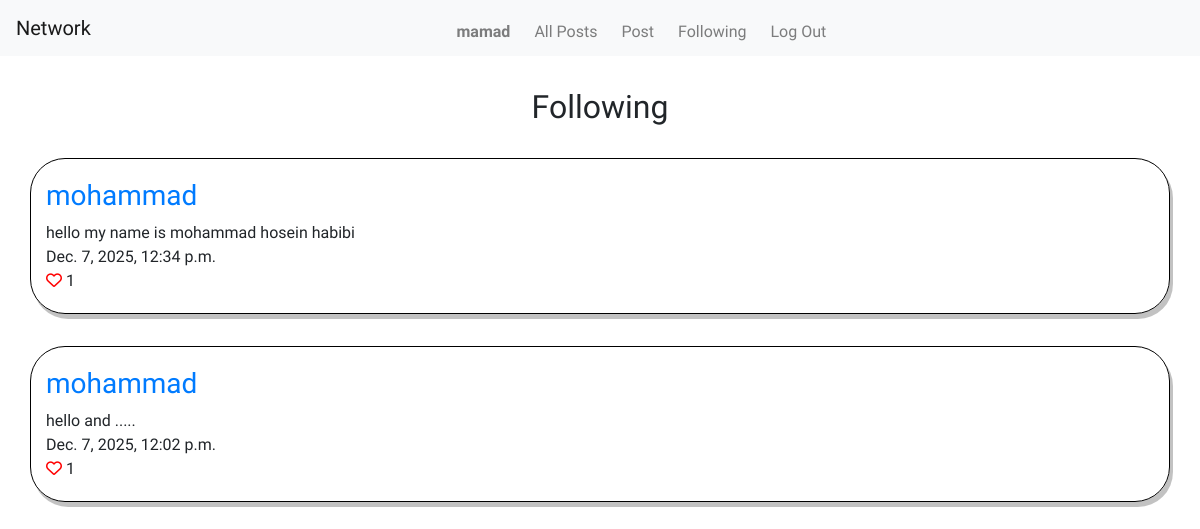
The page /following (signed in) on the database its author committed.
### network/models.py (models this page shows, shortened)
class User(AbstractUser):
    pass

class Post(models.Model):
    user = models.ForeignKey("User", on_delete=models.CASCADE, related_name="posts")
    message = models.TextField(max_length=POST_MAX_LENGTH, blank=False)
    likes = models.ManyToManyField("User", blank=True, related_name="likes")
    created_on = models.DateTimeField(auto_now_add=True)
    modified_on = models.DateField(auto_now=True)
    @property
    def like_count(self):
        return self.likes.count()

### network/views.py (the view)
# urls.py: path("following", views.get_following_posts, name="following"),
@login_required
def get_following_posts(request):
    user = User.objects.get(id=request.user.id)
    following = user.following.all()
    following_users = [follow.user for follow in following]
    post_objects = Post.objects.filter(user__in=following_users).order_by("-created_on")
    paginator = Paginator(post_objects, 10)
    page_number = request.GET.get("page", 1)
    posts = paginator.get_page(page_number)
    return render(
        request,
        "network/following.html",
        {
            "posts": posts,
            "num_page_range": range(posts.paginator.num_pages),
            "current_page": page_number,
        },
    )

### network/templates/network/following.html (shortened to what this page needs)
{% extends "network/posts_layout.html" %}
{% load static %}
{% block details %}
    <h2 class="title">Following</h2>
{% endblock %}

### network/templates/network/posts_layout.html (shortened to what this page needs)
{% extends "network/layout.html" %}
{% block body %}
{% block details %}
{% endblock details %}
    {% if posts %}
    {% for post in posts %}
        <div class="container" data-post_container_id="{{ post.id }}">
            <div class="row post-row">
                <h3><a href="{% url 'get_user' post.user.id %}">{{ post.user.username }}</a></h3>
            </div>
            <div class="row post-row">
                <div data-message="{{ post.id }}">{{ post.message }}</div>
            </div>
            <div class="row post-row">
                <div>{{ post.created_on }}
                </div>
            </div>
            <div class="row post-row">
                <div style="display: inline;">
                    {% if request.user.is_authenticated %}
                        {% if request.user in post.likes.all %}
                            <i data-id="{{ post.id }}" class="fas fa-heart" style="color: red;"></i>
                        {% else %}
                            <i data-id="{{ post.id }}" class="far fa-heart" style="color: red;"></i>
                        {% endif %}
                    {% else %}
                        <a href="{% url 'login' %}"><i class="far fa-heart" style="color: red;"></i></a>
                    {% endif %}
                    <div class="like-count" data-id="{{ post.id }}" style="display: inline;">{{ post.like_count }}</div>
                </div>
            </div>
        </div>
    {% endfor %}
    {% endif %}
{% endblock body %}

### network/templates/network/layout.html (shortened to what this page needs)
{% load static %}
<!DOCTYPE html>
<html lang="en">
    <head>
        <link rel="stylesheet" href="https://stackpath.bootstrapcdn.com/bootstrap/4.4.1/css/bootstrap.min.css">
        <link href="{% static 'network/styles.css' %}" rel="stylesheet">
    </head>
    <body>
        <nav class="navbar navbar-expand-lg navbar-light bg-light">
            <a class="navbar-brand" href="{% url 'index' %}">Network</a>
            <div class="nav">
              <ul class="navbar-nav mr-auto">
                {% if request.user.is_authenticated %}
                    <li class="nav-item">
                        <a class="nav-link" href="{% url 'get_user' request.user.id %}""><strong>{{ request.user.username }}</strong></a>
                    </li>
                {% endif %}
                <li class="nav-item">
                  <a class="nav-link" href="{% url 'index' %}">All Posts</a>
                </li>
                {% if request.user.is_authenticated %}
                    <li class="nav-item">
                        <a class="nav-link" href="{% url 'post' %}">Post</a>
                    </li>
                    <li class="nav-item">
                        <a class="nav-link" href="{% url 'following' %}">Following</a>
                    </li>
                    <li class="nav-item">
                        <a class="nav-link" href="{% url 'logout' %}">Log Out</a>
                    </li>
                {% endif %}
              </ul>
            </div>
          </nav>
        <div class="body">
            {% block body %}
            {% endblock body %}
        </div>
    </body>
</html>

### network/static/network/styles.css (style rules this page uses)
* { font-family: "Bitcount Prop Single", system-ui; }
body { text-align: center; margin-right: auto; margin-left: auto; }
.nav { text-align: center; margin-right: auto; margin-left: auto; display: flex; height: 2rem; }
.nav-link { color: black; margin-right: 0.5rem; transition: 0.5s ease; }
.title { text-align: center; margin-top: 2rem; margin-bottom: 2rem; }
.post-row { padding-left: 10px; padding-right: 10px; }
.container { box-shadow: 3px 5px #0000003d; border-radius: 35px; border: 1px solid #000; padding: 20px; transition: 0.5s ease; margin-bottom: 2rem; }

### rows shown on the page
User: user.username "mamad"
Post: user.username "mohammad", message "hello my name is mohammad hosein habibi", created_on "Dec. 7, 2025, 12:34 p.m.", like_count "1"
Post: user.username "mohammad", message "hello and .....", created_on "Dec. 7, 2025, 12:02 p.m.", like_count "1"
